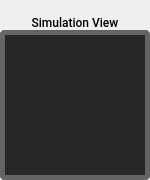
<?xml version="1.0" encoding="UTF-8"?>
<ui version="4.0">
 <class>ImageView</class>
 <widget class="QWidget" name="ImageView">
  <property name="geometry">
   <rect>
    <x>0</x>
    <y>0</y>
    <width>150</width>
    <height>180</height>
   </rect>
  </property>
  <property name="windowTitle">
   <string>Form</string>
  </property>
  <property name="styleSheet">
   <string notr="true"/>
  </property>
  <layout class="QVBoxLayout" name="verticalLayout_2">
   <property name="spacing">
    <number>0</number>
   </property>
   <property name="leftMargin">
    <number>0</number>
   </property>
   <property name="topMargin">
    <number>0</number>
   </property>
   <property name="rightMargin">
    <number>0</number>
   </property>
   <property name="bottomMargin">
    <number>0</number>
   </property>
   <item>
    <widget class="QLabel" name="imageLabel">
     <property name="minimumSize">
      <size>
       <width>0</width>
       <height>30</height>
      </size>
     </property>
     <property name="maximumSize">
      <size>
       <width>16777215</width>
       <height>30</height>
      </size>
     </property>
     <property name="font">
      <font>
       <family>Roboto Medium</family>
       <weight>50</weight>
       <italic>false</italic>
       <bold>false</bold>
      </font>
     </property>
     <property name="styleSheet">
      <string notr="true">/*border: none;
color:white;
font:14px 'Roboto Medium';*/</string>
     </property>
     <property name="text">
      <string>Simulation View</string>
     </property>
     <property name="alignment">
      <set>Qt::AlignBottom|Qt::AlignHCenter</set>
     </property>
    </widget>
   </item>
   <item>
    <widget class="QWidget" name="imagePanel" native="true">
     <property name="minimumSize">
      <size>
       <width>150</width>
       <height>150</height>
      </size>
     </property>
     <property name="maximumSize">
      <size>
       <width>16777215</width>
       <height>16777215</height>
      </size>
     </property>
     <property name="styleSheet">
      <string notr="true">QWidget{border-style:solid;
border-width:5px;
border-radius:5px;
border-color:rgb(100,100,100);
background-color:rgb(39,39,39);}</string>
     </property>
     <layout class="QVBoxLayout" name="verticalLayout_3">
      <property name="spacing">
       <number>0</number>
      </property>
      <property name="leftMargin">
       <number>0</number>
      </property>
      <property name="topMargin">
       <number>0</number>
      </property>
      <property name="rightMargin">
       <number>0</number>
      </property>
      <property name="bottomMargin">
       <number>0</number>
      </property>
      <item>
       <layout class="QVBoxLayout" name="verticalLayout"/>
      </item>
     </layout>
    </widget>
   </item>
  </layout>
 </widget>
 <resources/>
 <connections/>
</ui>
